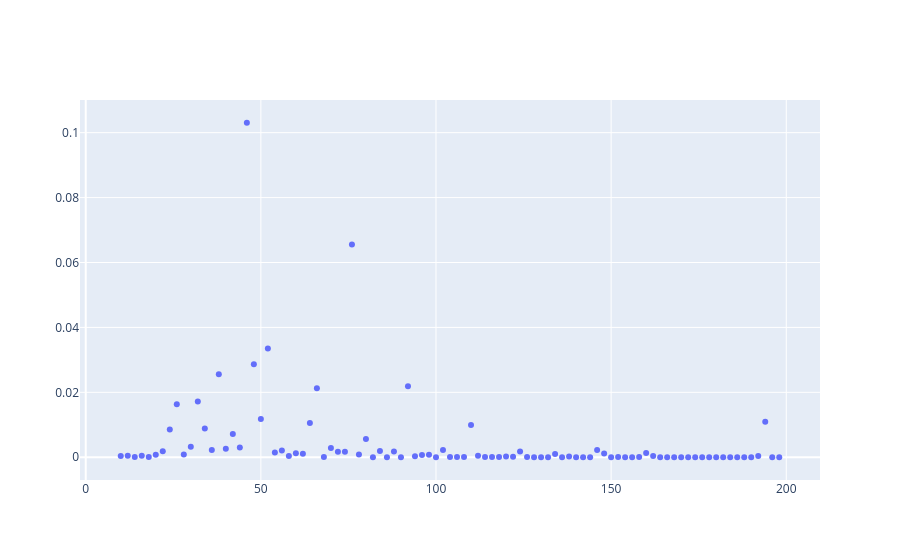

Source (notebook cell):
### Code cell
fig = go.Figure()

fig.add_trace( go.Scatter( x = range_bins , y = chi2_list , mode="markers"))
fig.show()
